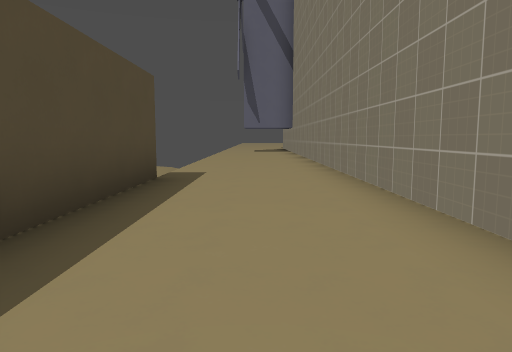
view 1 (above)

17 first-person views from a walk through a level from a Godot 3-D game. The camera is 1.2 m above the floor, tilts 6° down and sees 70° across. The floor is counted in squares, 2 m on a side. Each view is taken from the middle of a square. On the plan, view 1 faces up. The plan holds only what a view shows up to about 10 squares ahead; the rest is blank. The place goes on beyond the plan. Characters and animated objects are left out. Surface patterns are stand-ins for the level's own textures.

view 2
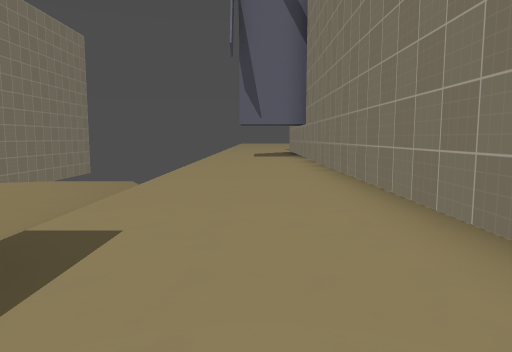

view 3
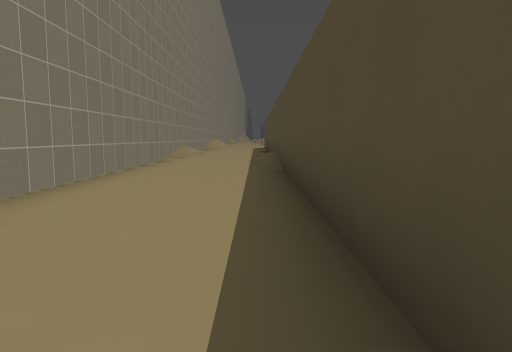

view 4
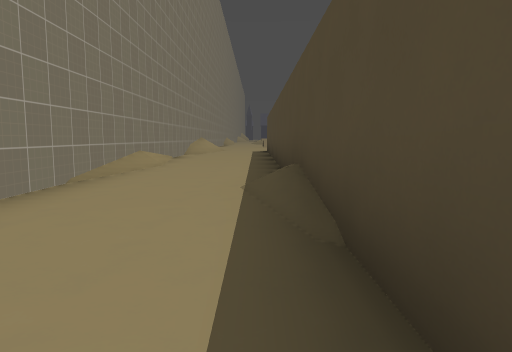

view 5
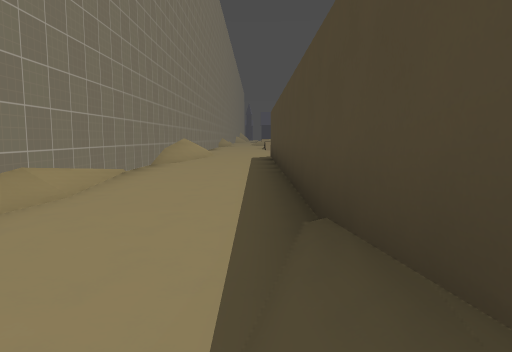

view 6
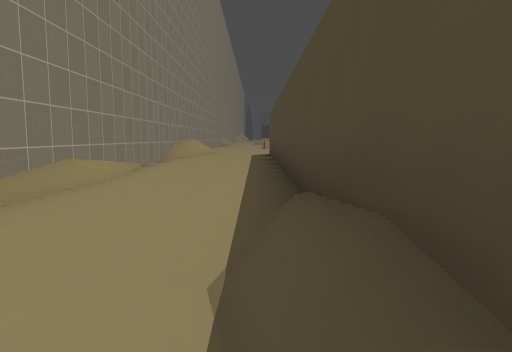

view 7
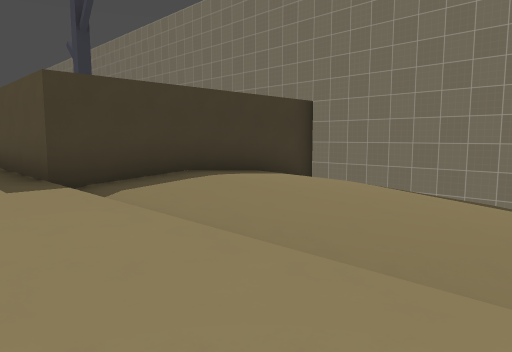

view 8
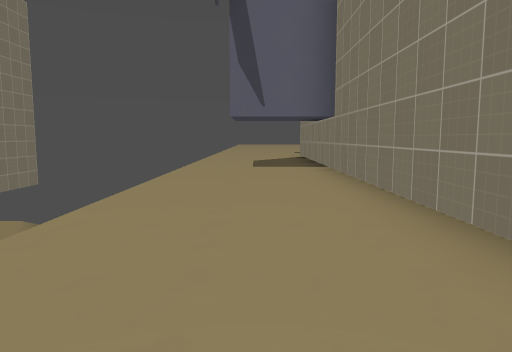

view 9
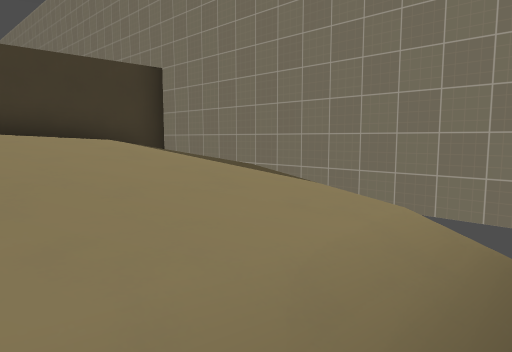

view 10
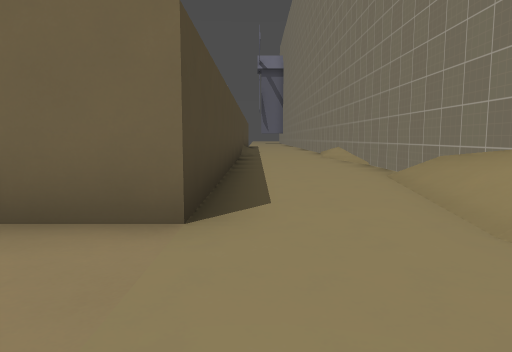

view 11
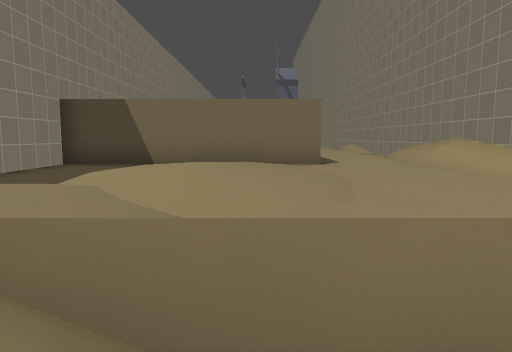

view 12
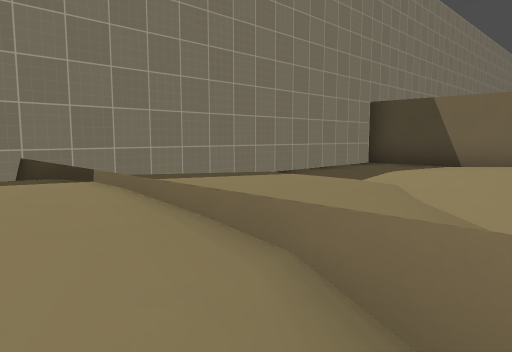

view 13
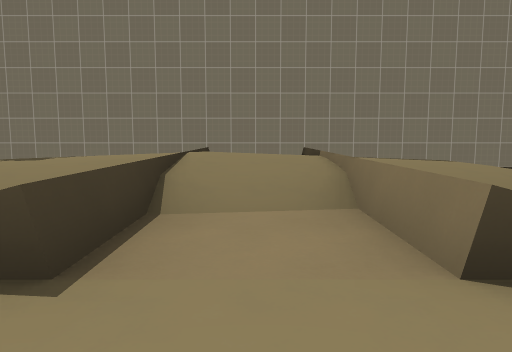

view 14
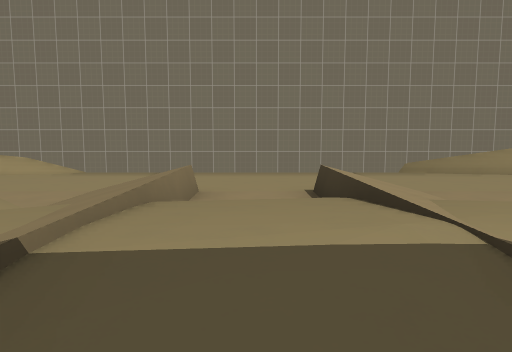

view 15
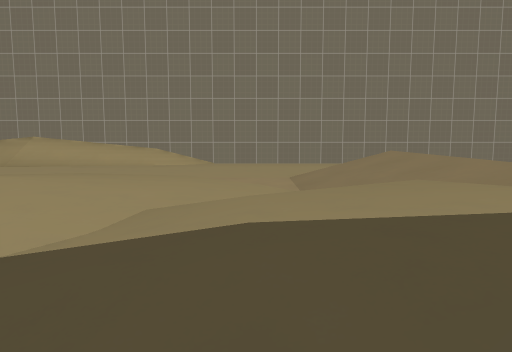

view 16
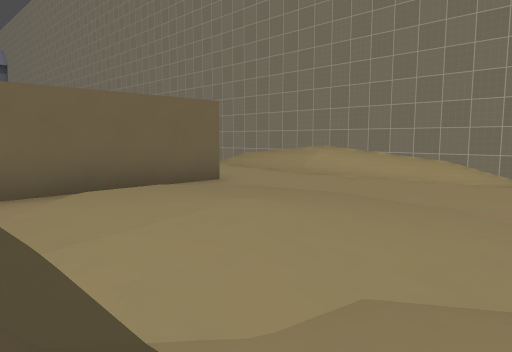

view 17
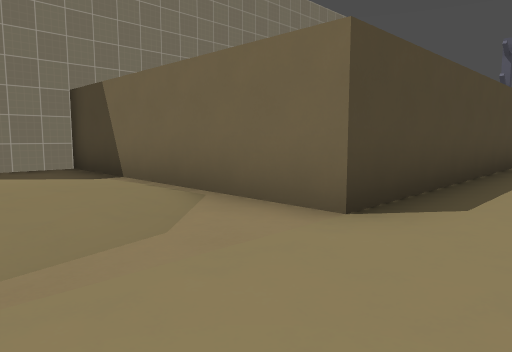

### Floor plan
Key: @ floor where view 1 was taken; # wall or solid block; . main floor; : floor 0.75 m higher than the main floor; - floor 0.75 m lower than the main floor; / step, stairs or slope; = window, fence, low wall or low ledge.
Columns run from 8 left of view 1 to 2 right of it. Each row starts with its distance up from view 1.
 15        ..#
 14        ..#
 13     // ..#
 12  # /--/..#
 11  #/-../..#
 10  #/...-..#
  9  #-......#
  8 #  ......#
  7 #  ......#
  6 #/ ......#
  5 #######..#
  4       #..#
  3       #..#
  2       #..#
  1       #..#
  0       #.@#
 -1       #..#
 -2       #..#
 -3       #..#
 -4       #..#
 -5       #..#
 -6       #..#
 -7       #..#
 -8       #..#
 -9       #..#/
-10       #..#/
-11       #..#/
-12       #..#/
-13       #..#/
-14       #..#/
-15       #..#/
-16 #######..#/
-17 #........#
-18 #........#/
-19 #........#/
-20 #........#/
-21 # .......#/
-22 #........#
-23 # ::.....#
-24 # :://=..#=
-25 #.:::....#
-26 #/:::==..#
-27 #/:::....#
-28 #/::. ...#
-29 # ..  ...#

Where each view was taken, in squares from view 1:
view 1: 0 up, 0 right, facing up
view 2: 4 up, 0 right, facing up
view 3: 5 up, 1 left, facing down
view 4: 0 up, 1 left, facing down
view 5: 4 down, 1 left, facing down
view 6: 3 down, 1 left, facing down
view 7: 11 up, 0 right, facing down-left
view 8: 8 up, 0 right, facing up
view 9: 13 up, 3 left, facing down-left
view 10: 19 down, 1 left, facing up
view 11: 25 down, 3 left, facing up
view 12: 25 down, 3 left, facing up-left
view 13: 25 down, 0 right, facing left
view 14: 25 down, 7 left, facing right
view 15: 22 down, 7 left, facing right
view 16: 22 down, 6 left, facing up-right
view 17: 19 down, 0 right, facing up-left
